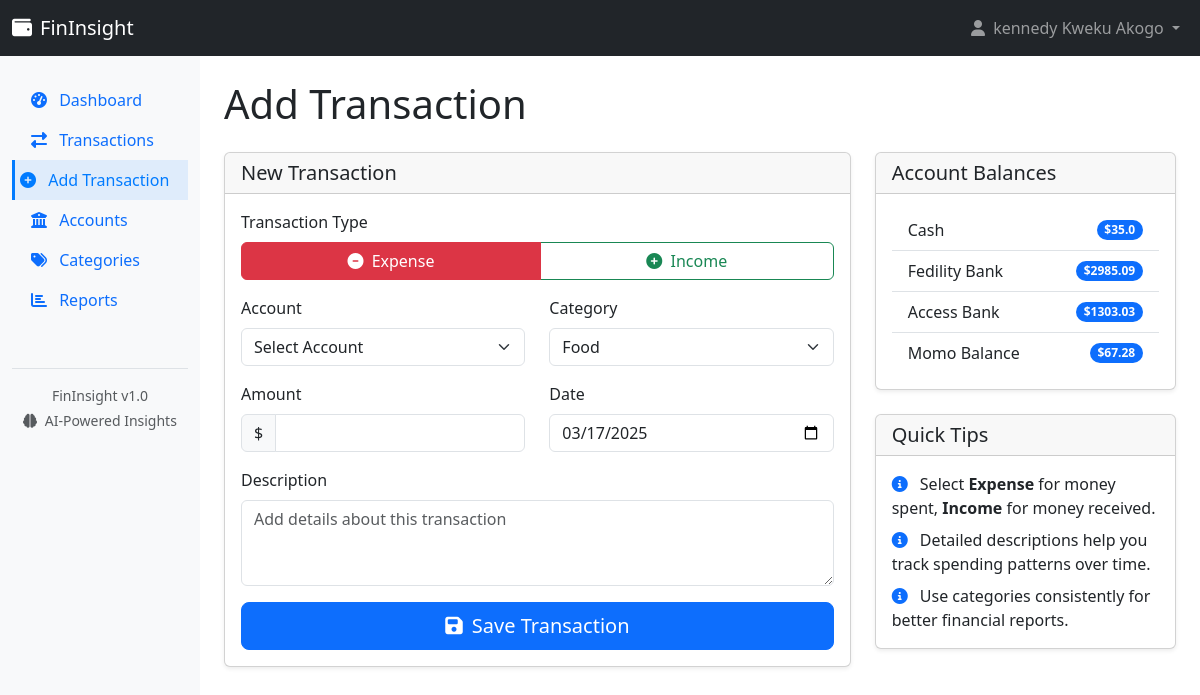
/add_transaction (signed in), run on the app's committed database.
### app.py (models this page shows)
class User(UserMixin, db.Model):
    id = db.Column(db.Integer, primary_key=True)
    username = db.Column(db.String(100), unique=True, nullable=False)
    email = db.Column(db.String(100), unique=True, nullable=False)
    password = db.Column(db.String(200), nullable=False)
    name = db.Column(db.String(100), nullable=False)
    date_registered = db.Column(db.DateTime, default=datetime.utcnow)
    accounts = db.relationship('Account', backref='owner', lazy=True)
    categories = db.relationship('Category', backref='owner', lazy=True)
    transactions = db.relationship('Transaction', backref='user', lazy=True)

class Account(db.Model):
    id = db.Column(db.Integer, primary_key=True)
    name = db.Column(db.String(100), nullable=False)
    balance = db.Column(db.Float, default=0.0)
    user_id = db.Column(db.Integer, db.ForeignKey('user.id'), nullable=False)
    transactions = db.relationship('Transaction', backref='account', lazy=True)

### app.py (the view, shortened to what this page needs)
@app.route('/add_transaction', methods=['GET', 'POST'])
@login_required
def add_transaction():
    accounts = Account.query.filter_by(user_id=current_user.id).all()
    expense_categories = Category.query.filter_by(user_id=current_user.id, type='expense').all()
    income_categories = Category.query.filter_by(user_id=current_user.id, type='income').all()
    return render_template('add_transaction.html',
                          accounts=accounts,
                          expense_categories=expense_categories,
                          income_categories=income_categories,
                          today=datetime.now().strftime('%Y-%m-%d'))

### app.py (called while the page is built)
@login_manager.user_loader
def load_user(user_id):
    return User.query.get(int(user_id))

### templates/add_transaction.html (shortened to what this page needs)
{% extends "layout.html" %}
{% block content %}
<h1 class="mb-4">Add Transaction</h1>
<div class="row">
    <div class="col-md-8">
        <div class="card">
            <div class="card-header">
                <h5 class="mb-0">New Transaction</h5>
            </div>
            <div class="card-body">
                <form method="POST" action="{{ url_for('add_transaction') }}">
                    <div class="mb-3">
                        <label class="form-label">Transaction Type</label>
                        <div class="btn-group w-100" role="group">
                            <label class="btn btn-outline-danger" for="type-expense">
                                <i class="fas fa-minus-circle me-1"></i> Expense
                            </label>
                            <label class="btn btn-outline-success" for="type-income">
                                <i class="fas fa-plus-circle me-1"></i> Income
                            </label>
                        </div>
                    </div>
                    <div class="row">
                        <div class="col-md-6 mb-3">
                            <label for="account_id" class="form-label">Account</label>
                            <select class="form-select" id="account_id" name="account_id" required>
                                <option value="" selected disabled>Select Account</option>
                            </select>
                        </div>
                        <div class="col-md-6 mb-3">
                            <label for="category_id" class="form-label">Category</label>
                            <select class="form-select" id="category_id" name="category_id" required>
                                <optgroup label="Expense Categories" id="expense-categories">
                                    {% for category in expense_categories %}
                                    <option value="{{ category.id }}" data-type="expense">{{ category.name }}</option>
                                    {% endfor %}
                                </optgroup>
                            </select>
                        </div>
                    </div>
                    <div class="row">
                        <div class="col-md-6 mb-3">
                            <label for="amount" class="form-label">Amount</label>
                            <div class="input-group">
                                <span class="input-group-text">$</span>
                                <input type="number" class="form-control" id="amount" name="amount" min="0.01" step="0.01" required>
                            </div>
                        </div>
                        <div class="col-md-6 mb-3">
                            <label for="date" class="form-label">Date</label>
                            <input type="date" class="form-control" id="date" name="date" value="{{ today }}" required>
                        </div>
                    </div>
                    <div class="mb-3">
                        <label for="description" class="form-label">Description</label>
                        <textarea class="form-control" id="description" name="description" rows="3" placeholder="Add details about this transaction"></textarea>
                    </div>
                    <div class="d-grid">
                        <button type="submit" class="btn btn-primary btn-lg">
                            <i class="fas fa-save me-1"></i> Save Transaction
                        </button>
                    </div>
                </form>
            </div>
        </div>
    </div>
    <div class="col-md-4">
        <div class="card mb-4">
            <div class="card-header">
                <h5 class="mb-0">Account Balances</h5>
            </div>
            <div class="card-body">
                <ul class="list-group list-group-flush">
                    {% for account in accounts %}
                    <li class="list-group-item d-flex justify-content-between align-items-center">
                        {{ account.name }}
                        <span class="badge bg-primary rounded-pill">${{ account.balance|round(2) }}</span>
                    </li>
                    {% endfor %}
                </ul>
            </div>
        </div>
        <div class="card">
            <div class="card-header">
                <h5 class="mb-0">Quick Tips</h5>
            </div>
            <div class="card-body">
                <ul class="list-unstyled mb-0">
                    <li class="mb-2">
                        <i class="fas fa-info-circle text-primary me-2"></i>
                        Select <strong>Expense</strong> for money spent, <strong>Income</strong> for money received.
                    </li>
                    <li class="mb-2">
                        <i class="fas fa-info-circle text-primary me-2"></i>
                        Detailed descriptions help you track spending patterns over time.
                    </li>
                    <li>
                        <i class="fas fa-info-circle text-primary me-2"></i>
                        Use categories consistently for better financial reports.
                    </li>
                </ul>
            </div>
        </div>
    </div>
</div>
{% endblock %}

### templates/layout.html (shortened to what this page needs)
<!DOCTYPE html>
<html lang="en">
<head>
    <link href="https://cdn.jsdelivr.net/npm/bootstrap@5.3.0-alpha1/dist/css/bootstrap.min.css" rel="stylesheet">
    <link rel="stylesheet" href="https://cdnjs.cloudflare.com/ajax/libs/font-awesome/6.3.0/css/all.min.css">
</head>
<body>
    {% if current_user.is_authenticated %}
    <nav class="navbar navbar-expand-lg navbar-dark bg-dark">
        <div class="container-fluid">
            <a class="navbar-brand" href="{{ url_for('dashboard') }}">
                <i class="fas fa-wallet me-2"></i>FinInsight
            </a>
            <div class="collapse navbar-collapse" id="navbarNav">
                <ul class="navbar-nav ms-auto">
                    <li class="nav-item dropdown">
                        <a class="nav-link dropdown-toggle" href="#" id="navbarDropdown" role="button" data-bs-toggle="dropdown">
                            <i class="fas fa-user me-1"></i> {{ current_user.name }}
                        </a>
                    </li>
                </ul>
            </div>
        </div>
    </nav>
    <div class="container-fluid">
        <div class="row">
            <div class="col-md-3 col-lg-2 d-md-block sidebar" id="sidebar">
                <div class="sidebar-sticky">
                    <ul class="nav flex-column">
                        <li class="nav-item">
                            <a class="nav-link {% if request.path == url_for('dashboard') %}active{% endif %}" href="{{ url_for('dashboard') }}">
                                <i class="fas fa-tachometer-alt me-2"></i> Dashboard
                            </a>
                        </li>
                        <li class="nav-item">
                            <a class="nav-link {% if request.path == url_for('transactions') %}active{% endif %}" href="{{ url_for('transactions') }}">
                                <i class="fas fa-exchange-alt me-2"></i> Transactions
                            </a>
                        </li>
                        <li class="nav-item">
                            <a class="nav-link {% if request.path == url_for('add_transaction') %}active{% endif %}" href="{{ url_for('add_transaction') }}">
                                <i class="fas fa-plus-circle me-2"></i> Add Transaction
                            </a>
                        </li>
                        <li class="nav-item">
                            <a class="nav-link {% if request.path == url_for('accounts') %}active{% endif %}" href="{{ url_for('accounts') }}">
                                <i class="fas fa-university me-2"></i> Accounts
                            </a>
                        </li>
                        <li class="nav-item">
                            <a class="nav-link {% if request.path == url_for('categories') %}active{% endif %}" href="{{ url_for('categories') }}">
                                <i class="fas fa-tags me-2"></i> Categories
                            </a>
                        </li>
                        <li class="nav-item">
                            <a class="nav-link {% if request.path == url_for('report') %}active{% endif %}" href="{{ url_for('report') }}">
                                <i class="fas fa-chart-bar me-2"></i> Reports
                            </a>
                        </li>
                    </ul>
                    <div class="mt-5 pt-3 border-top text-center text-muted small">
                        <p class="mb-1">FinInsight v1.0</p>
                        <p><i class="fas fa-brain me-1"></i> AI-Powered Insights</p>
                    </div>
                </div>
            </div>
            <main class="col-md-9 ms-sm-auto col-lg-10 px-md-4 content content-wrapper" id="content">
                {% block content %}{% endblock %}
            </main>
        </div>
    </div>
    {% endif %}
</body>
</html>

### templates/layout.html (style rules this page uses)
.sidebar { min-height: calc(100vh - 56px); background-color: #f8f9fa; padding-top: 1rem; }
.sidebar-sticky { position: sticky; top: 0; height: calc(100vh - 56px); padding-top: 0.5rem; overflow-x: hidden; overflow-y: auto; }
.content { padding: 1.5rem; }
.card { margin-bottom: 1.5rem; box-shadow: 0 0.125rem 0.25rem rgba(0, 0, 0, 0.075); }
.nav-link.active { color: #007bff; background-color: rgba(0, 123, 255, 0.1); border-left: 3px solid #007bff; padding-left: calc(0.5rem - 3px); }
.nav-link { padding: 0.5rem 1rem; border-left: 3px solid transparent; }

### data on the page
User: name "kennedy Kweku Akogo"
Account: name "Cash", balance "35.0"
Account: name "Fedility Bank", balance "2985.09"
Account: name "Access Bank", balance "1303.03"
Account: name "Momo Balance", balance "67.28"

### other printed values
form field category_id "Food"
